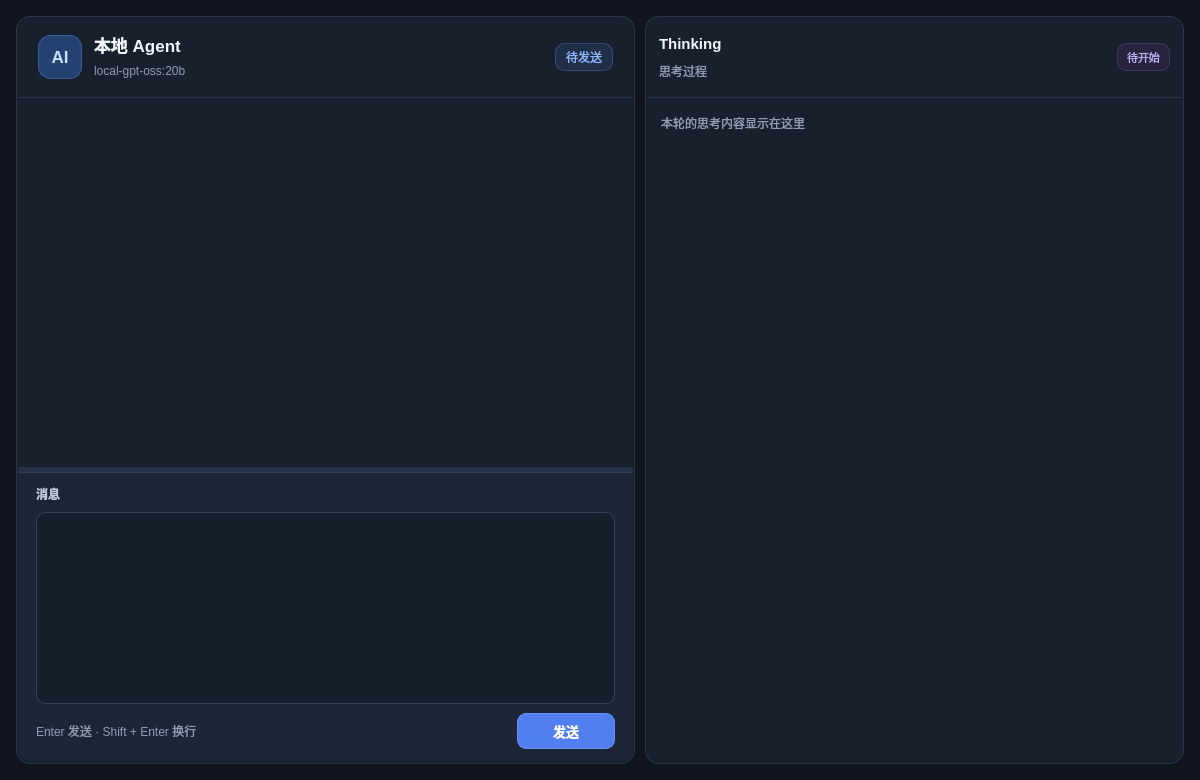
<?xml version="1.0" encoding="UTF-8"?>
<ui version="4.0">
 <class>MainWindow</class>
 <widget class="QMainWindow" name="MainWindow">
  <property name="geometry">
   <rect>
    <x>0</x>
    <y>0</y>
    <width>1200</width>
    <height>780</height>
   </rect>
  </property>
  <property name="minimumSize">
   <size>
    <width>960</width>
    <height>620</height>
   </size>
  </property>
  <property name="windowTitle">
   <string>Local Agent</string>
  </property>
  <property name="styleSheet">
   <string notr="true">
QMainWindow, QWidget#CentralWidget {
    background-color: #10151f;
}
QWidget {
    color: #e3e9f3;
    font-family: &quot;PingFang SC&quot;, &quot;Microsoft YaHei&quot;, &quot;Noto Sans CJK SC&quot;, sans-serif;
    font-size: 14px;
}
QLabel { background: transparent; border: none; }
QFrame#FrameThinking, QFrame#FrameChat {
    background-color: #18202e;
    border: 1px solid #2b3649;
    border-radius: 14px;
}
QFrame#HeaderThinking, QFrame#HeaderChat {
    background: transparent;
    border: none;
    border-bottom: 1px solid #2b3649;
}
QLabel#LabelAgentAvatar {
    background-color: #244171;
    color: #c9ddff;
    border: 1px solid #3a5e93;
    border-radius: 12px;
    font-size: 17px;
    font-weight: 600;
}
QLabel#LabelAgentTitle {
    color: #f1f5fc;
    font-size: 17px;
    font-weight: 600;
}
QLabel#LabelThinkingTitle {
    color: #f1f5fc;
    font-size: 15px;
    font-weight: 600;
}
QLabel#LabelThinkingSubtitle, QLabel#LabelModel,
QLabel#LabelInputHint, QLabel#LabelThinkingHint {
    color: #8f9db4;
    font-size: 12px;
}
QLabel#LabelThinkingState {
    color: #bcacef;
    background-color: #29243e;
    border: 1px solid #41375a;
    border-radius: 9px;
    padding: 4px 9px;
    font-size: 11px;
}
QLabel#LabelChatState {
    color: #91b7ff;
    background-color: #202f48;
    border: 1px solid #344b70;
    border-radius: 9px;
    padding: 4px 10px;
    font-size: 12px;
}
QFrame#FrameThinkingBody, QFrame#FrameOutput {
    background: transparent;
    border: none;
}
QPlainTextEdit#TextThinking, QTextBrowser#TextOutput {
    background-color: #18202e;
    border: none;
    padding: 4px;
    selection-background-color: #365d94;
    selection-color: #ffffff;
}
QPlainTextEdit#TextThinking {
    color: #b4c0d4;
    font-size: 13px;
}
QFrame#FrameInput {
    background-color: #1c2636;
    border: none;
    border-top: 1px solid #303d52;
    border-bottom-left-radius: 14px;
    border-bottom-right-radius: 14px;
}
QLabel#LabelInputTitle {
    color: #c3cee0;
    font-size: 12px;
    font-weight: 600;
}
QPlainTextEdit#EditMessage {
    color: #edf3ff;
    background-color: #151e2b;
    border: 1px solid #33435b;
    border-radius: 9px;
    padding: 8px;
    selection-background-color: #365d94;
    selection-color: #ffffff;
}
QPlainTextEdit#EditMessage:focus { border: 1px solid #688fff; }
QPushButton#BtnSend {
    color: #ffffff;
    background-color: #527ff0;
    border: 1px solid #6a92fa;
    border-radius: 9px;
    padding: 7px 22px;
    font-size: 13px;
    font-weight: 600;
}
QPushButton#BtnSend:hover { background-color: #638efb; }
QPushButton#BtnSend:pressed { background-color: #426bd0; }
QPushButton#BtnSend:focus { border: 1px solid #b5ccff; }
QPushButton#BtnSend:disabled {
    color: #8493ac;
    background-color: #2c3b56;
    border-color: #394b69;
}
QSplitter#SplitterMain::handle {
    background-color: #10151f;
}
QSplitter#SplitterMain::handle:hover {
    background-color: #3b5376;
    border-radius: 3px;
}
QSplitter#SplitterConversation::handle {
    background-color: #263247;
}
QSplitter#SplitterConversation::handle:hover {
    background-color: #6487c6;
}
QScrollBar:vertical {
    background: transparent;
    width: 8px;
    margin: 2px 0;
}
QScrollBar::handle:vertical {
    background-color: #3b4b64;
    min-height: 28px;
    border-radius: 4px;
}
QScrollBar::handle:vertical:hover { background-color: #536b90; }
QScrollBar::add-line:vertical, QScrollBar::sub-line:vertical { height: 0px; }
QScrollBar::add-page:vertical, QScrollBar::sub-page:vertical { background: transparent; }
QToolTip {
    color: #e3e9f3;
    background-color: #222e42;
    border: 1px solid #435774;
    padding: 5px;
}
</string>
  </property>
  <widget class="QWidget" name="CentralWidget">
   <layout class="QVBoxLayout" name="LayoutMain">
    <property name="spacing">
     <number>0</number>
    </property>
    <property name="leftMargin">
     <number>16</number>
    </property>
    <property name="topMargin">
     <number>16</number>
    </property>
    <property name="rightMargin">
     <number>16</number>
    </property>
    <property name="bottomMargin">
     <number>16</number>
    </property>
    <item>
     <widget class="QSplitter" name="SplitterMain">
      <property name="orientation">
       <enum>Qt::Orientation::Horizontal</enum>
      </property>
      <property name="handleWidth">
       <number>10</number>
      </property>
      <property name="childrenCollapsible">
       <bool>false</bool>
      </property>
      <widget class="QFrame" name="FrameChat">
       <property name="sizePolicy">
        <sizepolicy hsizetype="Expanding" vsizetype="Expanding">
         <horstretch>1</horstretch>
         <verstretch>1</verstretch>
        </sizepolicy>
       </property>
       <property name="minimumSize">
        <size>
         <width>560</width>
         <height>0</height>
        </size>
       </property>
       <property name="frameShape">
        <enum>QFrame::Shape::NoFrame</enum>
       </property>
       <layout class="QVBoxLayout" name="LayoutChat">
        <property name="spacing">
         <number>0</number>
        </property>
        <property name="leftMargin">
         <number>1</number>
        </property>
        <property name="topMargin">
         <number>1</number>
        </property>
        <property name="rightMargin">
         <number>1</number>
        </property>
        <property name="bottomMargin">
         <number>1</number>
        </property>
        <item>
         <widget class="QFrame" name="HeaderChat">
          <property name="minimumSize">
           <size>
            <width>0</width>
            <height>80</height>
           </size>
          </property>
          <property name="maximumSize">
           <size>
            <width>16777215</width>
            <height>80</height>
           </size>
          </property>
          <layout class="QHBoxLayout" name="LayoutChatHeader">
           <property name="spacing">
            <number>12</number>
           </property>
           <property name="leftMargin">
            <number>20</number>
           </property>
           <property name="topMargin">
            <number>14</number>
           </property>
           <property name="rightMargin">
            <number>20</number>
           </property>
           <property name="bottomMargin">
            <number>14</number>
           </property>
           <item>
            <widget class="QLabel" name="LabelAgentAvatar">
             <property name="minimumSize">
              <size>
               <width>44</width>
               <height>44</height>
              </size>
             </property>
             <property name="maximumSize">
              <size>
               <width>44</width>
               <height>44</height>
              </size>
             </property>
             <property name="text">
              <string>AI</string>
             </property>
             <property name="alignment">
              <set>Qt::AlignmentFlag::AlignCenter</set>
             </property>
            </widget>
           </item>
           <item>
            <layout class="QVBoxLayout" name="LayoutChatTitles">
             <property name="spacing">
              <number>3</number>
             </property>
             <item>
              <widget class="QLabel" name="LabelAgentTitle">
               <property name="text">
                <string>本地 Agent</string>
               </property>
              </widget>
             </item>
             <item>
              <widget class="QLabel" name="LabelModel">
               <property name="text">
                <string>local-gpt-oss:20b</string>
               </property>
               <property name="textInteractionFlags">
                <set>Qt::TextInteractionFlag::TextSelectableByMouse</set>
               </property>
              </widget>
             </item>
            </layout>
           </item>
           <item>
            <spacer name="SpacerChatHeader">
             <property name="orientation">
              <enum>Qt::Orientation::Horizontal</enum>
             </property>
             <property name="sizeHint" stdset="0">
              <size>
               <width>20</width>
               <height>20</height>
              </size>
             </property>
            </spacer>
           </item>
           <item>
            <widget class="QLabel" name="LabelChatState">
             <property name="maximumSize">
              <size>
               <width>16777215</width>
               <height>28</height>
              </size>
             </property>
             <property name="text">
              <string>待发送</string>
             </property>
             <property name="alignment">
              <set>Qt::AlignmentFlag::AlignCenter</set>
             </property>
            </widget>
           </item>
          </layout>
         </widget>
        </item>
        <item>
         <widget class="QSplitter" name="SplitterConversation">
          <property name="orientation">
           <enum>Qt::Orientation::Vertical</enum>
          </property>
          <property name="handleWidth">
           <number>5</number>
          </property>
          <property name="childrenCollapsible">
           <bool>false</bool>
          </property>
          <widget class="QFrame" name="FrameOutput">
           <property name="sizePolicy">
            <sizepolicy hsizetype="Expanding" vsizetype="Expanding">
             <horstretch>1</horstretch>
             <verstretch>1</verstretch>
            </sizepolicy>
           </property>
           <property name="minimumSize">
            <size>
             <width>0</width>
             <height>180</height>
            </size>
           </property>
           <layout class="QVBoxLayout" name="LayoutOutput">
            <property name="leftMargin">
             <number>16</number>
            </property>
            <property name="topMargin">
             <number>14</number>
            </property>
            <property name="rightMargin">
             <number>16</number>
            </property>
            <property name="bottomMargin">
             <number>14</number>
            </property>
            <item>
             <widget class="QTextBrowser" name="TextOutput">
              <property name="accessibleName">
               <string>对话输出</string>
              </property>
              <property name="frameShape">
               <enum>QFrame::Shape::NoFrame</enum>
              </property>
              <property name="tabChangesFocus">
               <bool>true</bool>
              </property>
              <property name="undoRedoEnabled">
               <bool>false</bool>
              </property>
              <property name="readOnly">
               <bool>true</bool>
              </property>
              <property name="openExternalLinks">
               <bool>false</bool>
              </property>
              <property name="openLinks">
               <bool>false</bool>
              </property>
             </widget>
            </item>
           </layout>
          </widget>
          <widget class="QFrame" name="FrameInput">
           <property name="sizePolicy">
            <sizepolicy hsizetype="Expanding" vsizetype="Preferred">
             <horstretch>1</horstretch>
             <verstretch>0</verstretch>
            </sizepolicy>
           </property>
           <property name="minimumSize">
            <size>
             <width>0</width>
             <height>185</height>
            </size>
           </property>
           <layout class="QVBoxLayout" name="LayoutInput">
            <property name="spacing">
             <number>9</number>
            </property>
            <property name="leftMargin">
             <number>18</number>
            </property>
            <property name="topMargin">
             <number>12</number>
            </property>
            <property name="rightMargin">
             <number>18</number>
            </property>
            <property name="bottomMargin">
             <number>13</number>
            </property>
            <item>
             <widget class="QLabel" name="LabelInputTitle">
              <property name="text">
               <string>消息</string>
              </property>
              <property name="buddy">
               <cstring>EditMessage</cstring>
              </property>
             </widget>
            </item>
            <item>
             <widget class="QPlainTextEdit" name="EditMessage">
              <property name="minimumSize">
               <size>
                <width>0</width>
                <height>72</height>
               </size>
              </property>
              <property name="accessibleName">
               <string>消息输入</string>
              </property>
              <property name="accessibleDescription">
               <string>Enter 发送消息，Shift 加 Enter 换行。</string>
              </property>
              <property name="frameShape">
               <enum>QFrame::Shape::NoFrame</enum>
              </property>
              <property name="tabChangesFocus">
               <bool>true</bool>
              </property>
             </widget>
            </item>
            <item>
             <layout class="QHBoxLayout" name="LayoutInputActions">
              <property name="spacing">
               <number>12</number>
              </property>
              <item>
               <widget class="QLabel" name="LabelInputHint">
                <property name="text">
                 <string>Enter 发送 · Shift + Enter 换行</string>
                </property>
               </widget>
              </item>
              <item>
               <spacer name="SpacerInputActions">
                <property name="orientation">
                 <enum>Qt::Orientation::Horizontal</enum>
                </property>
                <property name="sizeHint" stdset="0">
                 <size>
                  <width>20</width>
                  <height>20</height>
                 </size>
                </property>
               </spacer>
              </item>
              <item>
               <widget class="QPushButton" name="BtnSend">
                <property name="minimumSize">
                 <size>
                  <width>98</width>
                  <height>36</height>
                 </size>
                </property>
                <property name="cursor">
                 <cursorShape>PointingHandCursor</cursorShape>
                </property>
                <property name="text">
                 <string>发送</string>
                </property>
                <property name="autoDefault">
                 <bool>false</bool>
                </property>
                <property name="default">
                 <bool>false</bool>
                </property>
               </widget>
              </item>
             </layout>
            </item>
           </layout>
          </widget>
         </widget>
        </item>
       </layout>
      </widget>
      <widget class="QFrame" name="FrameThinking">
       <property name="sizePolicy">
        <sizepolicy hsizetype="Expanding" vsizetype="Expanding">
         <horstretch>1</horstretch>
         <verstretch>1</verstretch>
        </sizepolicy>
       </property>
       <property name="minimumSize">
        <size>
         <width>160</width>
         <height>0</height>
        </size>
       </property>
       <property name="frameShape">
        <enum>QFrame::Shape::NoFrame</enum>
       </property>
       <layout class="QVBoxLayout" name="LayoutThinking">
        <property name="spacing">
         <number>0</number>
        </property>
        <property name="leftMargin">
         <number>1</number>
        </property>
        <property name="topMargin">
         <number>1</number>
        </property>
        <property name="rightMargin">
         <number>1</number>
        </property>
        <property name="bottomMargin">
         <number>10</number>
        </property>
        <item>
         <widget class="QFrame" name="HeaderThinking">
          <property name="minimumSize">
           <size>
            <width>0</width>
            <height>80</height>
           </size>
          </property>
          <property name="maximumSize">
           <size>
            <width>16777215</width>
            <height>80</height>
           </size>
          </property>
          <layout class="QHBoxLayout" name="LayoutThinkingHeader">
           <property name="spacing">
            <number>8</number>
           </property>
           <property name="leftMargin">
            <number>12</number>
           </property>
           <property name="topMargin">
            <number>14</number>
           </property>
           <property name="rightMargin">
            <number>12</number>
           </property>
           <property name="bottomMargin">
            <number>14</number>
           </property>
           <item>
            <layout class="QVBoxLayout" name="LayoutThinkingTitles">
             <property name="spacing">
              <number>3</number>
             </property>
             <item>
              <widget class="QLabel" name="LabelThinkingTitle">
               <property name="text">
                <string>Thinking</string>
               </property>
              </widget>
             </item>
             <item>
              <widget class="QLabel" name="LabelThinkingSubtitle">
               <property name="text">
                <string>思考过程</string>
               </property>
              </widget>
             </item>
            </layout>
           </item>
           <item>
            <widget class="QLabel" name="LabelThinkingState">
             <property name="sizePolicy">
              <sizepolicy hsizetype="Fixed" vsizetype="Fixed">
               <horstretch>0</horstretch>
               <verstretch>0</verstretch>
              </sizepolicy>
             </property>
             <property name="maximumSize">
              <size>
               <width>16777215</width>
               <height>28</height>
              </size>
             </property>
             <property name="text">
              <string>待开始</string>
             </property>
             <property name="alignment">
              <set>Qt::AlignmentFlag::AlignCenter</set>
             </property>
            </widget>
           </item>
          </layout>
         </widget>
        </item>
        <item>
         <widget class="QFrame" name="FrameThinkingBody">
          <layout class="QVBoxLayout" name="LayoutThinkingBody">
           <property name="spacing">
            <number>12</number>
           </property>
           <property name="leftMargin">
            <number>14</number>
           </property>
           <property name="topMargin">
            <number>16</number>
           </property>
           <property name="rightMargin">
            <number>14</number>
           </property>
           <property name="bottomMargin">
            <number>0</number>
           </property>
           <item>
            <widget class="QLabel" name="LabelThinkingHint">
             <property name="text">
              <string>本轮的思考内容显示在这里</string>
             </property>
             <property name="wordWrap">
              <bool>true</bool>
             </property>
            </widget>
           </item>
           <item>
            <widget class="QPlainTextEdit" name="TextThinking">
             <property name="accessibleName">
              <string>模型思考过程</string>
             </property>
             <property name="frameShape">
              <enum>QFrame::Shape::NoFrame</enum>
             </property>
             <property name="tabChangesFocus">
              <bool>true</bool>
             </property>
             <property name="undoRedoEnabled">
              <bool>false</bool>
             </property>
             <property name="readOnly">
              <bool>true</bool>
             </property>
            </widget>
           </item>
          </layout>
         </widget>
        </item>
       </layout>
      </widget>
     </widget>
    </item>
   </layout>
  </widget>
 </widget>
 <tabstops>
  <tabstop>EditMessage</tabstop>
  <tabstop>BtnSend</tabstop>
  <tabstop>TextOutput</tabstop>
  <tabstop>TextThinking</tabstop>
 </tabstops>
 <resources/>
 <connections/>
</ui>
